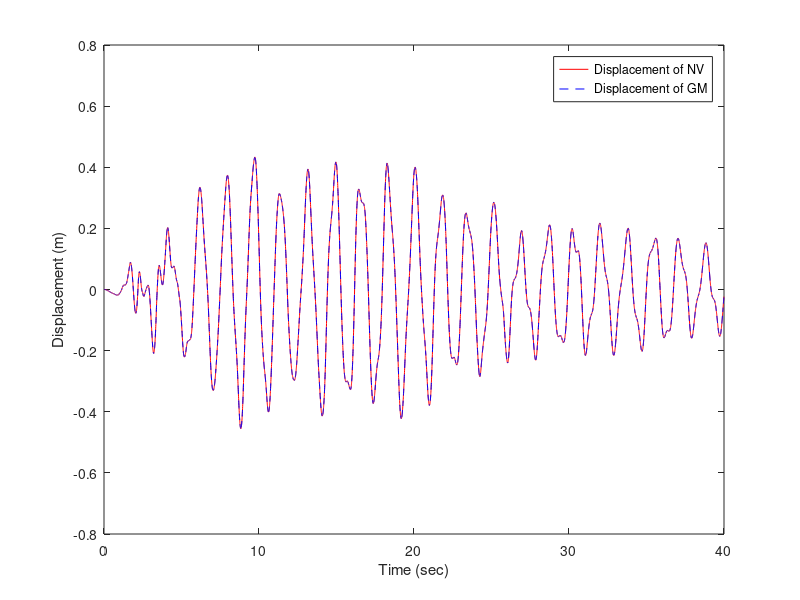
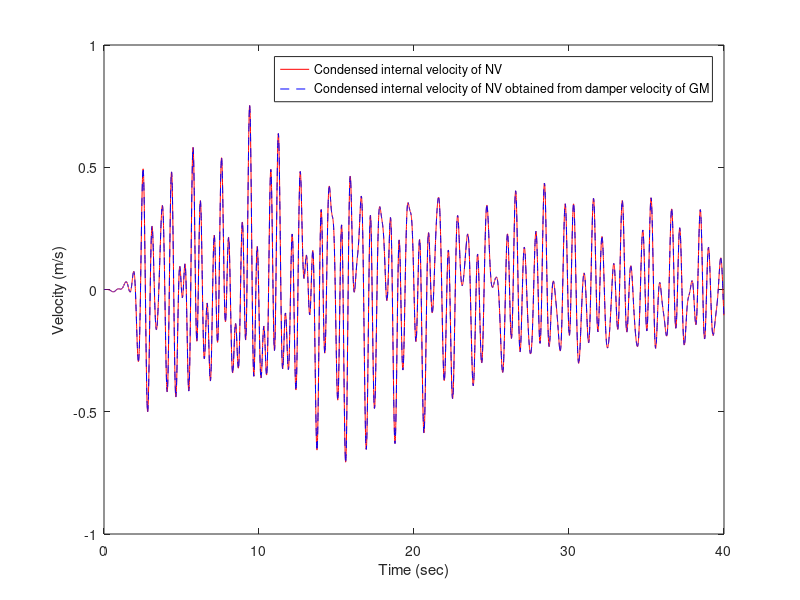
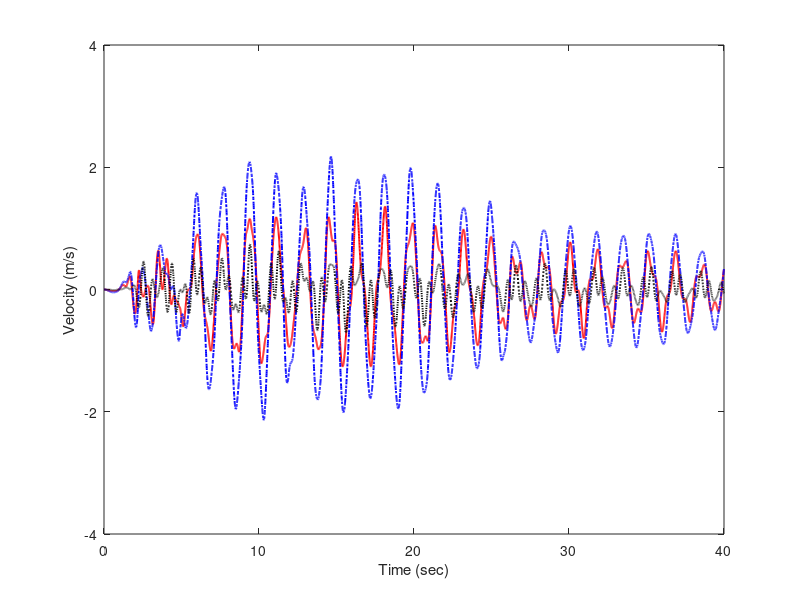
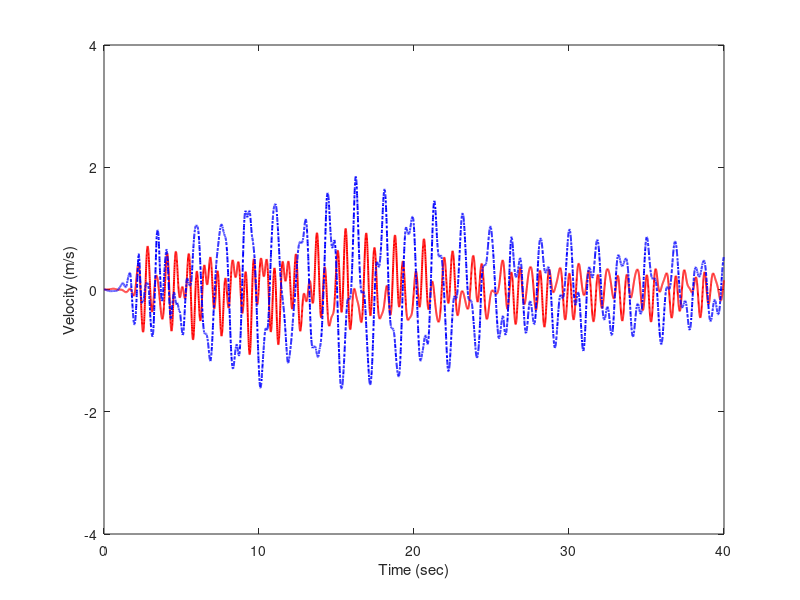

MATLAB code to generate these figures, in order:
%%%%%%%%%%%%%%%%%%%%%%%%%%%%%%%%%%%%%%%%%%%%%%%%%%%%%%%%%%%%%%%%%%%%%%%%%%%
% This script demonstrates the procedure for obtaining the transformation
% matrix between the pair of 5-DOF systems. The configurations are devised
% to be more generic, including multiple connections with the ground.
% Dynamic response is simulated using the 1940 El Centro NS ground motion.
% The results of Section 8 of the manuscript are generated using this
% script.  
%%%%%%%%%%%%%%%%%%%%%%%%%%%%%%%%%%%%%%%%%%%%%%%%%%%%%%%%%%%%%%%%%%%%%%%%%%%

clc;
close all;
clear;

%% Define basic parameters
% Number of DOFs
N = 5;

% Mass
m = 10; % kg
M = diag([m, m, m, m, m]);

% Stiffness
k = 500; % N/m
K = [ 2*k  -k    0    0    0;
     -k    2*k  -k    0    0;
      0   -k    2*k  -k    0;
      0    0   -k    2*k  -k;
      0    0    0   -k    2*k ];

% Damping
n_damp = 2;
mu = [5, 10]; % 1/s
ct_I = 1; % Ns/m
ct_II = 1; % Ns/m

%% Generalized Maxwell model
% Maxwell damping matrix
G_gm{1} = [ ct_I   0     0;
             0    ct_I  -ct_I;
             0     0    ct_I;
             0     0     0;
             0     0     0 ];

G_gm{2} = [  0    0;
             0    0;
            -ct_II  0;
             ct_II  0;
             0   ct_II ];

% Decomposition G_gm = R_gm * D_gm
D_gm{1} = diag([ct_I, ct_I, ct_I]);
D_gm{2} = diag([ct_II, ct_II]);

R_gm{1} = [ 1  0   0;
            0  1  -1;
            0  0   1;
            0  0   0;
            0  0   0 ];

R_gm{2} = [  0  0;
             0  0;
            -1  0;
             1  0;
             0  1 ];

% Non-viscous damping matrix
Ct{1} = G_gm{1} * R_gm{1}';
Ct{2} = G_gm{2} * R_gm{2}';
rank_Ct = [rank(Ct{1}), rank(Ct{2})];

% Construct system matrices
% A_gm * xd_gm + B_gm * x_gm = F
n_x = 2*N + sum(rank_Ct);
A_gm = zeros(n_x, n_x);
A_gm(1:N, N+1:2*N) = M;
A_gm(N+1:2*N, 1:N) = M;
B_gm = zeros(n_x, n_x);
B_gm(1:N, 1:N) = K;
B_gm(N+1:2*N, N+1:2*N) = -M;

% Define index for convenience
d_idx_begin = zeros(n_damp, 1);
d_idx_end = zeros(n_damp, 1);
cum_rank_Ct = [0, cumsum(rank_Ct)];

% Loop through dampers
for i = 1:n_damp
  d_idx_begin(i) = 2*N + cum_rank_Ct(i) + 1;
  d_idx_end(i) = 2*N + cum_rank_Ct(i+1);
  
  A_gm(1:N, 1:N) = A_gm(1:N, 1:N) + Ct{i};
  A_gm(1:N, d_idx_begin(i):d_idx_end(i)) = -G_gm{i} / mu(i);
  A_gm(d_idx_begin(i):d_idx_end(i), 1:N) = -G_gm{i}' / mu(i);
  A_gm(d_idx_begin(i):d_idx_end(i), d_idx_begin(i):d_idx_end(i)) = D_gm{i} / mu(i)^2;
  B_gm(d_idx_begin(i):d_idx_end(i), d_idx_begin(i):d_idx_end(i)) = D_gm{i} / mu(i);
end

% Define input
groundAcc = load('ElCentro_NS.txt'); % g
g2m = 9.8;
fs = 200;
dt = 1/fs;
groundAcc = groundAcc' * g2m;
groundAcc = groundAcc(1:40*fs);
time = 0:dt:length(groundAcc)*dt-dt;
n_time = length(time);
p = -M * ones(N, 1) * groundAcc;
F = zeros(n_x, n_time);
F(1:N,:) = p; % assign input

% Solve state-space equation
% Convert from
%   A_gm * xd_gm + B_gm * x_gm = F
% To
%   xd_gm = Ass_gm * x_gm + Bss_gm * F
Ass_gm = -A_gm \ B_gm;
Bss_gm = inv(A_gm);
sys_gm = ss(Ass_gm, Bss_gm, eye(size(Ass_gm)), 0);
[x_gm,time] = lsim(sys_gm, F, time);
x_gm = x_gm';

% Displacement
q_gm = x_gm(1:N, :);
% Velocity
qd_gm = x_gm(N+1:2*N, :);
% Damper velocity
ud_gm_I = x_gm(d_idx_begin(1):d_idx_end(1), :);
ud_gm_II = x_gm(d_idx_begin(2):d_idx_end(2), :);

%% Exponential non-viscous damping
% Construct system matrices
A_nv = zeros(n_x, n_x);
A_nv(1:N,N+1:2*N) = M;
A_nv(N+1:2*N,1:N) = M;
B_nv = zeros(n_x, n_x);
B_nv(1:N,1:N) = K;
B_nv(N+1:2*N,N+1:2*N) = -M;

for i = 1:n_damp
  % Eigenvalue decomposition of non-viscous damping matrix
  [R,D] = eigs(Ct{i}, rank_Ct(i));
  R_nv{i} = R;
  D_nv{i} = D;
  G_nv{i} = R_nv{i} * D_nv{i};
  
  A_nv(1:N, 1:N) = A_nv(1:N, 1:N) + Ct{i};
  A_nv(1:N, d_idx_begin(i):d_idx_end(i)) = -G_nv{i} / mu(i);
  A_nv(d_idx_begin(i):d_idx_end(i), 1:N) = -G_nv{i}' / mu(i);
  A_nv(d_idx_begin(i):d_idx_end(i), d_idx_begin(i):d_idx_end(i)) = D_nv{i} / mu(i)^2;
  B_nv(d_idx_begin(i):d_idx_end(i), d_idx_begin(i):d_idx_end(i)) = D_nv{i} / mu(i);
end

% Solve state-space equation
Ass_nv = -A_nv \ B_nv;
Bss_nv = inv(A_nv);
sys_nv = ss(Ass_nv, Bss_nv, eye(size(Ass_nv)), 0);
[x_nv,time] = lsim(sys_nv, F, time);
x_nv = x_nv';

% Displacement
q_nv = x_nv(1:N, :);
% Velocity
qd_nv = x_nv(N+1:2*N, :);
% Condensed internal velocity
ud_nv_I = x_nv(d_idx_begin(1):d_idx_end(1), :);
ud_nv_II = x_nv(d_idx_begin(2):d_idx_end(2), :);

%% Transform matrix
for i = 1:n_damp
    T{i} = G_nv{i} \ G_gm{i};
end

% Transform damper velocity of GM to condensed internal velocity of NV
ud_nv_from_gm_I = T{1} * ud_gm_I;
ud_nv_from_gm_II = T{2} * ud_gm_II;


%% Check responses between NV and GM
fig_w = 800;
fig_h = 200;
figure('position', [100, 100, fig_w, fig_h])
dof = 1;
plot(time, q_nv(dof,:),'r'); hold on
plot(time, q_gm(dof,:),'b--');
legend('Displacement of NV','Displacement of GM')
xlabel('Time (sec)')
ylabel('Displacement (m)')

figure('position', [100, 100, fig_w, fig_h])
dof = 1;
plot(time, ud_nv_II(dof,:),'r'); hold on
plot(time, ud_nv_from_gm_II(dof,:),'b--');
legend('Condensed internal velocity of NV','Condensed internal velocity of NV obtained from damper velocity of GM')
xlabel('Time (sec)')
ylabel('Velocity (m/s)')


%% Figure 10
% Damper velocity of GM
% Figure 10(a)
lw = 1.4;
lb = -4;
ub = 4;
figure('position', [100, 100, fig_w, fig_h])
plot(time, ud_gm_I(1,:),'r-','LineWidth',lw); hold on
plot(time, ud_gm_I(2,:),'b-.','LineWidth',lw); hold on
plot(time, ud_gm_I(3,:),'k:','LineWidth',lw); hold on
xlabel('Time (sec)')
ylabel('Velocity (m/s)')
ylim([lb ub])

% Figure 10(b)
figure('position', [100, 100, fig_w, fig_h])
plot(time, ud_gm_II(1,:),'r','LineWidth',lw); hold on
plot(time, ud_gm_II(2,:),'b-.','LineWidth',lw);
xlabel('Time (sec)')
ylabel('Velocity (m/s)')
ylim([lb ub])


%% Figure 11
% Condensed internal velocity of NV obtained by transformed damper velocity of GM
% Figure 11(a)
figure('position', [100, 100, fig_w, fig_h])
plot(time, ud_nv_from_gm_I(1,:),'r-','LineWidth',lw); hold on
plot(time, ud_nv_from_gm_I(2,:),'b-.','LineWidth',lw); hold on
plot(time, ud_nv_from_gm_I(3,:),'k:','LineWidth',lw); hold on
xlabel('Time (sec)')
ylabel('Velocity (m/s)')
ylim([lb ub])

% Figure 11(b)
figure('position', [100, 100, fig_w, fig_h])
plot(time, ud_nv_from_gm_II(1,:),'r','LineWidth',lw); hold on
plot(time, ud_nv_from_gm_II(2,:),'b-.','LineWidth',lw);
xlabel('Time (sec)')
ylabel('Velocity (m/s)')
ylim([lb ub])